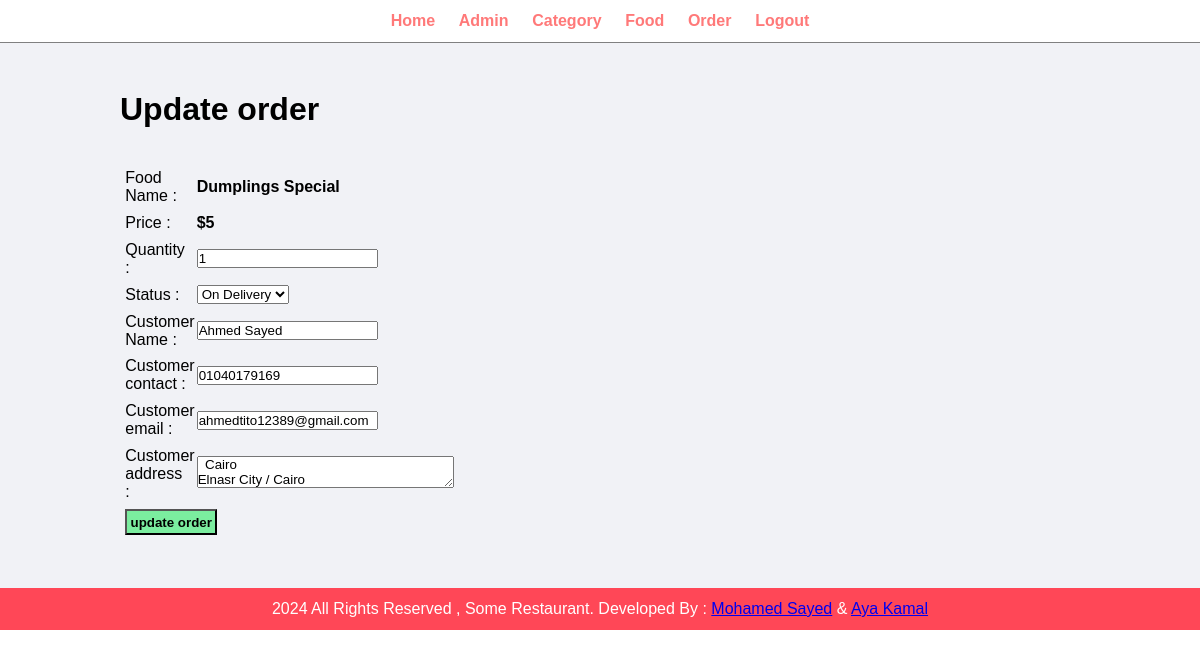
Page /admin/update-order.php?id=3 (signed in) on the earlier database version.
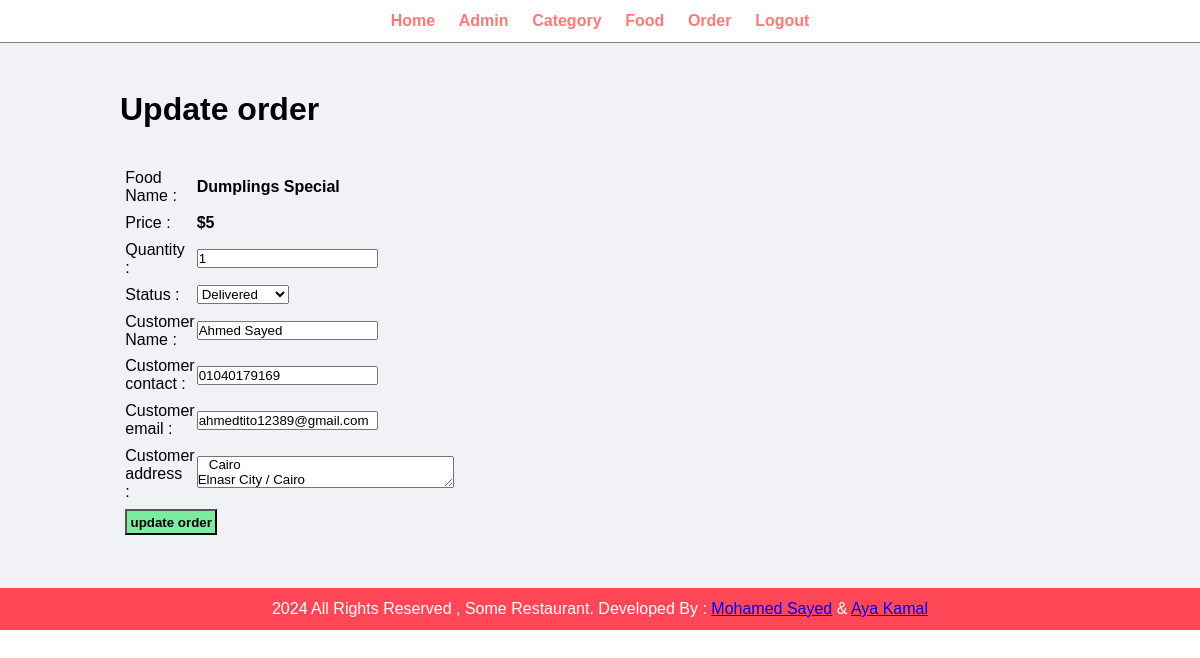
Same page on the later database version.
### tables this page shows
CREATE TABLE `tbl_order` (
  `ID` int(10) UNSIGNED NOT NULL,
  `food` varchar(150) DEFAULT NULL,
  `price` decimal(10,0) DEFAULT NULL,
  `qty` int(11) DEFAULT NULL,
  `total` decimal(10,0) DEFAULT NULL,
  `order_date` datetime DEFAULT NULL,
  `status` varchar(50) DEFAULT NULL,
  `customer_name` varchar(150) DEFAULT NULL,
  `customer_contact` varchar(20) DEFAULT NULL,
  `customer_email` varchar(150) DEFAULT NULL,
  `customer_address` varchar(255) DEFAULT NULL
);

### admin/update-order.php (the view, shortened to what this page needs)
<?php
include ('partials/menu.php');
?>
<?php
if(isset($_GET['id']))
{
    $id=$_GET['id'];
    $sql="SELECT * FROM tbl_order WHERE ID=$id";
    $res=mysqli_query($conn,$sql);
    $count=mysqli_num_rows($res);
    if($count==1)
    {
        $row=mysqli_fetch_assoc($res);
        $food=$row['food'];
        $price=$row['price'];
        $qty=$row['qty'];
        $status=$row['status'];
        $custmoer_name=$row['customer_name'];
        $custmoer_contact=$row['customer_contact'];
        $custmoer_email=$row['customer_email'];
        $custmoer_address=$row['customer_address'];
    }
    else
    {
        header('location:'.SITEURL.'admin/manage-order.php');
    }
}
else
{
    header('location:'.SITEURL.'admin/manage-order.php');
}
?>
<div class="main-content">
    <div class="wrapper">
        <h1>Update order</h1>
<form action="" method="POST">
    <table class="tbl-30">
      <tr>
        <td>Food Name : </td>
        <td> <b><?php echo $food;?> </b></td>
      </tr>
      <tr>
        <td>Price : </td>
        <td><b>$<?php echo $price;?></b> </td>
      </tr>
       <tr>
        <td>Quantity : </td>
        <td><input type="number" name="qty" value="<?php echo $qty;?>"></td>
       </tr>
      <tr>
        <td>Status : </td>
        <td>
        <select name="status">
        <option <?php if($status=='On Delivery'){echo "selected";}?> value="On Delivery">On Delivery</option>
        <option  <?php if($status=='Delivered'){echo "selected";}?> value="Delivered">Delivered</option>
        </select>
        </td>
      </tr>
      <tr>
        <td>Customer Name : </td>
        <td> <input type="text" name="customer_name" value="<?php echo $custmoer_name;?>"></td>
      </tr>
      <tr>
        <td>Customer contact : </td>
        <td> <input type="text" name="customer_contact" value="<?php echo $custmoer_contact;?>"></td>
      </tr>
      <tr>
        <td>Customer email : </td>
        <td> <input type="email" name="customer_email" value="<?php echo $custmoer_email;?>"></td>
      </tr>
      <tr>
        <td>Customer address : </td>
        <td> <textarea rows="" cols="30"name="customer_address" > <?php echo $custmoer_address;?></textarea> </td>
      </tr>
      <tr>
        <td colspan="2"> <input type="submit" name="submit" value="update order" class='btn-secondary'></td>
      </tr>
    </table>
</form>
    </div>
</div>
<?php include ('partials/footer.php'); ?>

Differences in the rows shown:
changed tbl_order "Dumplings Special": status "On Delivery" → "Delivered"
